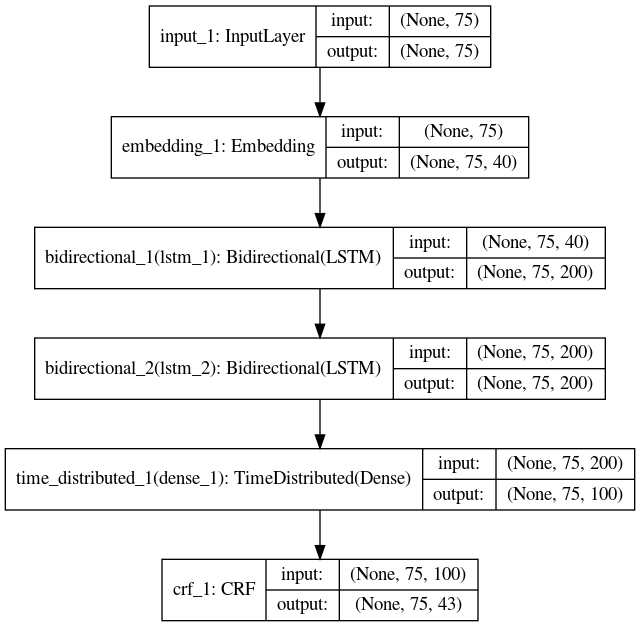

Write the Python code that produced this figure.
from preprocess import preProcessData
from keras.models import Model, Input
from keras.layers import *
from keras_contrib.layers import CRF
from keras.utils import plot_model
from keras.models import load_model
import numpy as np
from livelossplot import PlotLossesKeras

BATCH_SIZE = 512  # Number of examples used in each iteration
EPOCHS = 12  # Number of passes through entire dataset
MAX_LEN = 75  # Max length of review (in words)
EMBEDDING = 40  # Dimension of word embedding vector


def lstm():
	n_words = 6414
	n_tags=42
	input = Input(shape=(MAX_LEN,))
	model = Embedding(input_dim=n_words+2, output_dim=EMBEDDING, # n_words + 2 (PAD & UNK)
		          input_length=MAX_LEN, mask_zero=True)(input)  # default: 20-dim embedding
	model = Bidirectional(LSTM(units=100, return_sequences=True, recurrent_dropout=0.1))(model)
	model = Bidirectional(LSTM(units=100, return_sequences=True, recurrent_dropout=0.1))(model)
	#model, forword_h, forword_c, backword_h, backword_c  = Bidirectional(LSTM(units=50, return_sequences=True, return_state=True,
		                   #recurrent_dropout=0.1))(model)  # variational biLSTM
	#state_h = Concatenate()([forword_h, backword_h])
	#state_c = Concatenate()([forword_c, backword_c])
	model = TimeDistributed(Dense(100, activation="relu"))(model)  # a dense layer as suggested by neuralNer
	crf = CRF(n_tags+1)  # CRF layer, n_tags+1(PAD)
	out = crf(model)  # output
	model = Model(input, out)
	model.compile(optimizer="rmsprop", loss=crf.loss_function, metrics=[crf.accuracy])
	plot_model(model, to_file='lstm.png', show_shapes=True)
	model.summary()

	return model

if __name__ == "__main__":

	X_tr, X_te, y_tr, y_te, n_words, n_tags, idx2tag, words = preProcessData()
	print("n_words:{}, n_tags:{}".format(n_words,n_tags))
	model = lstm()
	history = model.fit(X_tr, np.array(y_tr), batch_size=BATCH_SIZE, epochs=EPOCHS,
                    validation_split=0.1, callbacks=[PlotLossesKeras()])
	#model.save('lstm.h5')	
	

	# Eval
	pred_cat = model.predict(X_te)
	pred = np.argmax(pred_cat, axis=-1)
	y_te_true = np.argmax(y_te, -1)


	from sklearn_crfsuite.metrics import flat_classification_report

	# Convert the index to tag
	pred_tag = [[idx2tag[i] for i in row] for row in pred]
	y_te_true_tag = [[idx2tag[i] for i in row] for row in y_te_true] 

	report = flat_classification_report(y_pred=pred_tag, y_true=y_te_true_tag)
	print(report)

	

	i = np.random.randint(0, X_te.shape[0]) # choose a random number between 0 and len(X_te)
	p = model.predict(np.array([X_te[i]]))
	p = np.argmax(p, axis=-1)
	true = np.argmax(y_te[i], -1)

	print("Sample number {} of {} (Test Set)".format(i, X_te.shape[0]))
	# Visualization
	print("{:15}||{:5}||{}".format("Word", "True", "Pred"))
	print(30 * "=")
	for w, t, pred in zip(X_te[i], true, p[0]):
		if w != 0:
			print("{:15}: {:5} {}".format(words[w-2], idx2tag[t], idx2tag[pred]))

	print(history.history.keys())
	# summarize history for accuracy
	plt.plot(history.history['acc'])
	plt.plot(history.history['val_acc'])
	plt.title('model accuracy')
	plt.ylabel('accuracy')
	plt.xlabel('epoch')
	plt.legend(['train', 'test'], loc='upper left')
	plt.show()
	# summarize history for loss
	plt.plot(history.history['loss'])
	plt.plot(history.history['val_loss'])
	plt.title('model loss')
	plt.ylabel('loss')
	plt.xlabel('epoch')
	plt.legend(['train', 'test'], loc='upper left')
	plt.show()





